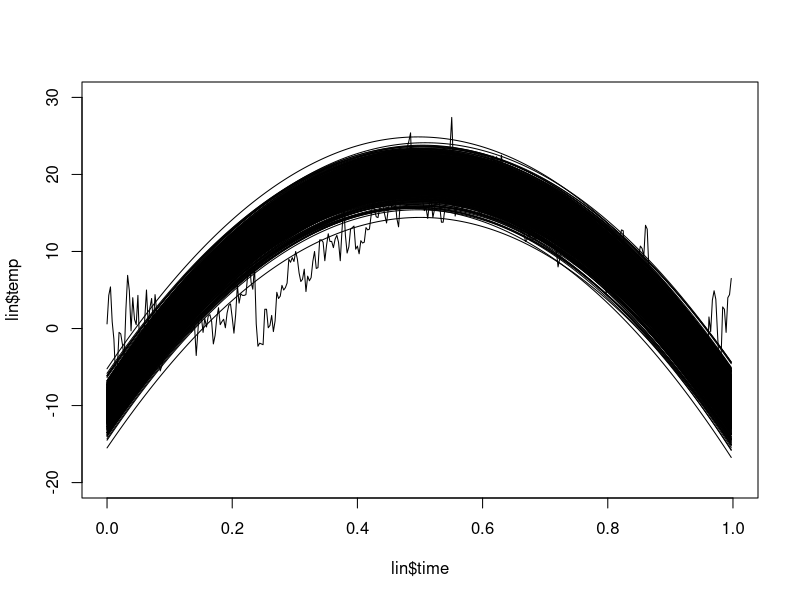
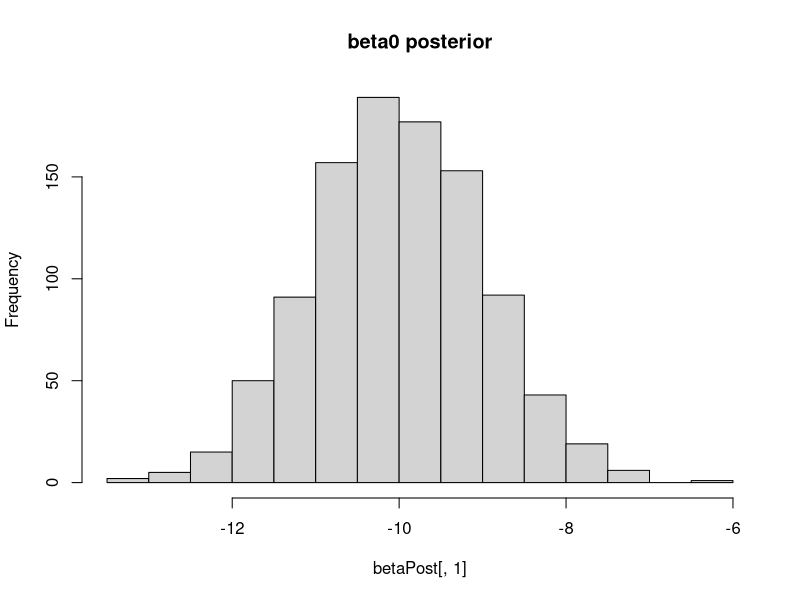
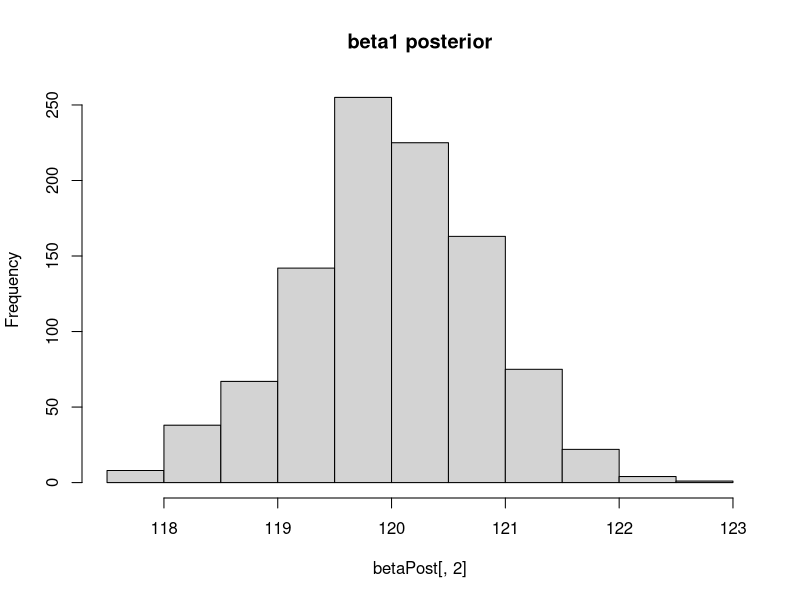
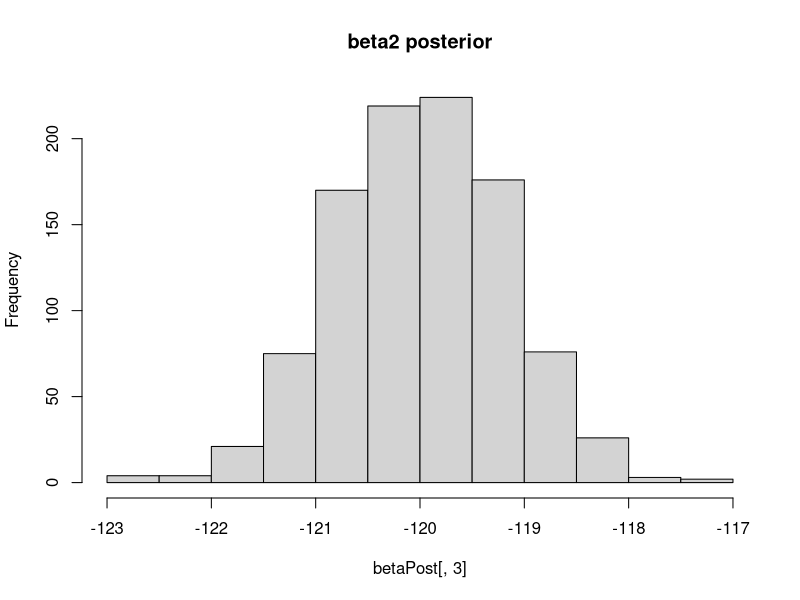
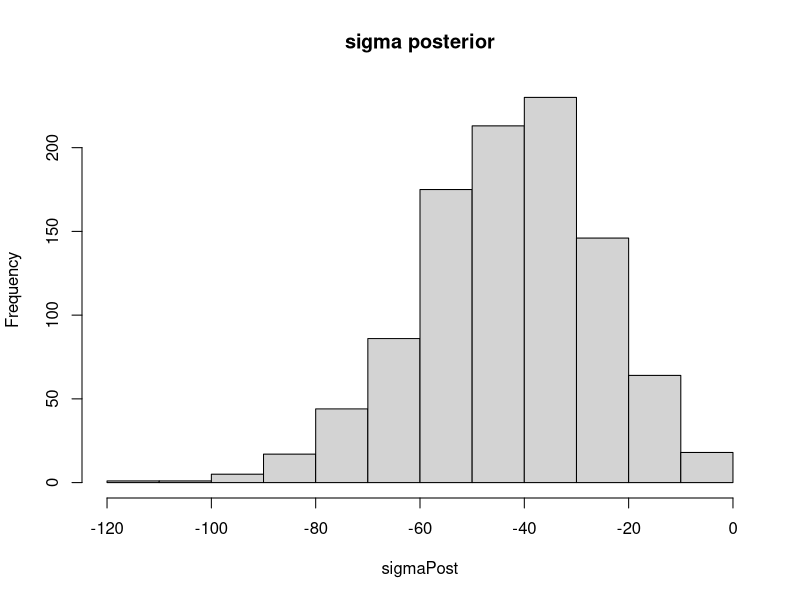
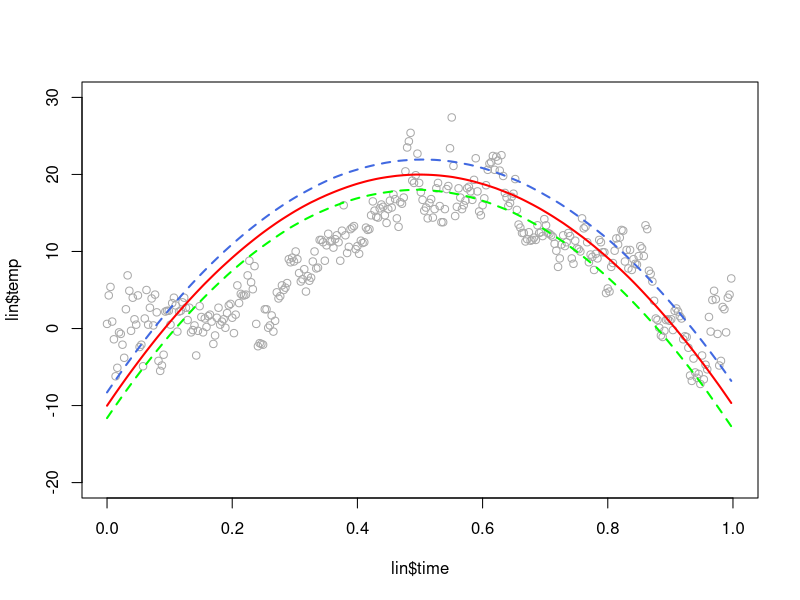
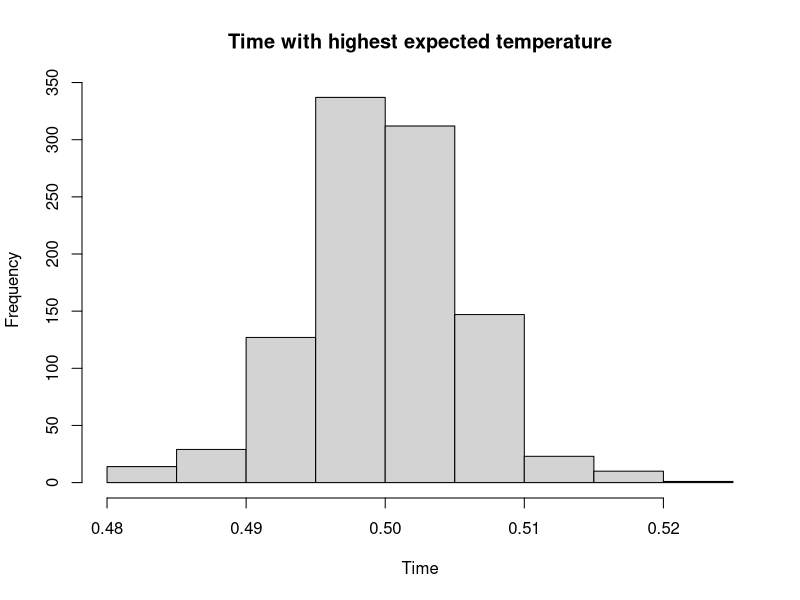
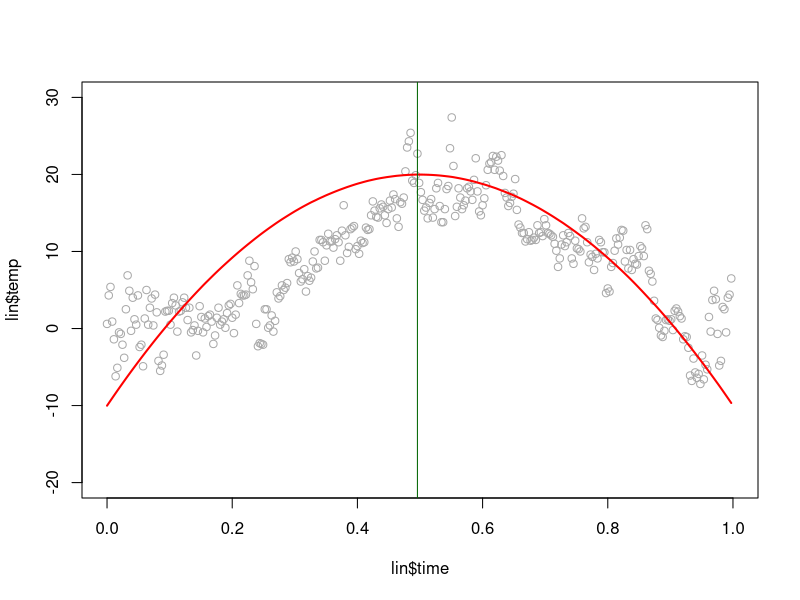

Write R code to recreate these figures, in order.
## ---- chunk 1
knitr::opts_chunk$set(echo = TRUE, message = FALSE, warning=FALSE, fig.width = 5, fig.height = 3, fig.align = 'center')
set.seed(12345)
## ---- chunk 2
library(coda)
library(readxl)
library(mvtnorm)
library(tidyr)
library(knitr)
## ---- chunk 3
# loading the data
lin <- read_excel("Linkoping2022.xlsx")

women <- read.table('WomenAtWork.dat', header=TRUE)

## ---- chunk 4
# creating the time variable
lin$time <- as.numeric((as.Date(lin$datetime) - as.Date("2022-01-01"))/365)
## ---- chunk 5
set.seed(123456789)
# creating the variables
mu0 <- t(c(-10,120,-120))
omega0 <- diag(1, nrow=3,ncol=3)
v0 <- 150
sigma0 <- 1
n <- nrow(lin)

beta <- matrix(ncol=3, nrow=1000)
sigma <- matrix(ncol=1, nrow=1000)
for (i in 1:1000){
  sigma[i] <- (v0*sigma0)/rchisq(1,v0) # joint prior for sigma

  beta[i,] <- rmvnorm(1,mean=mu0,sigma[i]*solve(omega0)) # joint prior for beta
}

## ---- chunk 6
# regression curves 

reg_matrix <- matrix(ncol=nrow(lin), nrow=1000)

for (i in 1:1000){
  
  reg_matrix[i,] <- beta[i,1] + beta[i,2] *lin$time + beta[i,3]*lin$time^2 + rnorm(1,0,sigma[i])
  
}


plot(lin$temp, x=lin$time, type='l', xlim=c(0,1),ylim=c(-20,30))
for (i in 1:1000){
  lines(x=lin$time,y=reg_matrix[i,])
}
## ---- chunk 7
# creating empty matrices for posteriors
betaPost <- matrix(ncol = 3, nrow = 1000)
sigmaPost <- matrix(ncol = 1, nrow = 1000)

mu_n <- matrix(ncol = 1, nrow = 1000)

# X matrix
X_mat <- matrix(c(rep(1, 365), lin$time, lin$time^2), ncol = 3)

# X'X
xTx <- t(X_mat) %*% X_mat

# y matrix
y_mat <- matrix(lin$temp)

# y'y
yTy <- t(y_mat) %*% y_mat


omega_n <- xTx + omega0 # beta posterior variance
v_n <- v0 + n # sigma posterior mean

for (i in 1:1000){
  
  mu_n <- solve(xTx + omega0) %*% (xTx %*% beta[i,] + omega0 %*% t(mu0)) # beta posterior mean
  
  vSigma_n <- v0 * sigma0 + (yTy + mu0 %*% omega0 %*% t(mu0)) - (t(mu_n) %*% omega_n %*% mu_n) # df, sigma posterior
  
  sigmaPost[i] <- (vSigma_n) / rchisq(1, v_n) # joint sigma posterior distribution
  
  betaPost[i,] <- rmvnorm(1, mu_n, sigma = sigmaPost[i]*solve(omega_n)) # joint beta posterior distribution
}

## ---- chunk 8
hist(betaPost[,1], main = "beta0 posterior"); hist(betaPost[,2], main = "beta1 posterior"); hist(betaPost[,3], main = "beta2 posterior"); hist(sigmaPost, main = "sigma posterior")
## ---- chunk 9
# calculate posterior

regressionPost <- matrix(ncol=nrow(lin), nrow=1000)

for (i in 1:1000){
  
  regressionPost[i,] <- betaPost[i,1] + betaPost[i,2] *lin$time + betaPost[i,3]*lin$time^2
  
}

# posterior median
medianPost <- c()

for(i in 1:365){
  
  medianPost[i] <- median(regressionPost[,i])
  
}

# eqti
eqtiPost <- matrix(nrow = 365, ncol = 2)

for(i in 1:365){
  
  eqtiPost[i,1] <- quantile(regressionPost[,i], c(0.05, 0.95))[1]
  eqtiPost[i,2] <- quantile(regressionPost[,i], c(0.05, 0.95))[2]
}
## ---- chunk 10
plot(lin$temp, x=lin$time, xlim=c(0,1),ylim=c(-20,30), col = "darkgrey") # scatter plot of temperature data
lines(x=lin$time,y=medianPost, col = "red", lwd = 2) # curve for posterior median of regression function
lines(x = lin$time, y = eqtiPost[,1], col = "green", lwd = 2, lty = "dashed") # curve for the lower quantile
lines(x = lin$time, y = eqtiPost[,2], col = "royalblue", lwd = 2, lty = "dashed") # curve for the upper quantile
## ---- chunk 11
derivPost <- matrix(ncol = 1, nrow = 1000)

for(i in 1:1000){
  derivPost[i,] <- lin$time[which.min(abs(betaPost[i,2] + 2*betaPost[i,3]*lin$time))] # calculate derivative for each day
}

hist(derivPost, main = "Time with highest expected temperature", xlab = "Time") # posterior distribution of highest expected temperature
plot(lin$temp, x=lin$time, xlim=c(0,1),ylim=c(-20,30), col = "darkgrey"); lines(x=lin$time,y=medianPost, col = "red", lwd = 2)

derivMax <- max(table(derivPost)) # the day (i.e. element) that has derivative closest to zero

abline(v = lin$time[derivMax], col = "darkgreen") # derivative closest to zero according to each day
## ---- chunk 12

set.seed(123456789)
# creating the variables
mu0 <- t(c(-5,120,-120,0,0,0,0,0,0,0,0)) # choosing zero as mu_0 values for mean of priors of beta of a higher order to get the parameters close to 0

omega0 <- diag(c(1,1,1,rep(1000,8)), nrow=11,ncol=11) # picking high values of omega to get lower variance of the pior(more certain that these parameters are 0 to reduce overfittning)
v0 <- 150
sigma0 <- 1
n <- nrow(lin)

beta <- matrix(ncol=11, nrow=1000)
sigma <- matrix(ncol=1, nrow=1000)

reg_matrix <- matrix(ncol=nrow(lin), nrow=1000)


for (i in 1:1000){
  
  sigma[i] <- (v0*sigma0)/rchisq(1,v0) # joint prior for sigma

  beta[i,] <- rmvnorm(1,mean=mu0,sigma[i]*solve(omega0)) # joint prior for beta

  
  reg_matrix[i,] <- beta[i,1] + beta[i,2] *lin$time + beta[i,3]*lin$time^2 + beta[i,4]*lin$time^3 +
     beta[i,5]*lin$time^4 + beta[i,6]*lin$time^5 + beta[i,7]*lin$time^6 + beta[i,8]*lin$time^7 +
    beta[i,9]*lin$time^8 + beta[i,10]*lin$time^9 + beta[i,11]*lin$time^10 +rnorm(1,0,sigma[i])
  
}

plot(lin$temp, x=lin$time, type='l', xlim=c(0,1),ylim=c(-10,40))
for (i in 1:1000){
  lines(x=lin$time,y=reg_matrix[i,])
}

## ---- chunk 13

knitr::kable(
  data.frame(
    Variable = c("Work", "Constant", "HusbandInc", "EducYears", "ExpYears", "Age", "NSmallChild", "NBigChild"),
    `Data type` = c("Binary", "1", "Numeric", "Counts", "Counts", "Counts", "Counts", "Counts"),
    Meaning = c("Whether or not the woman works", "Constant to the intercept", "Husband's income", "Years of education", "Years of experience", "Age", "Number of children $\\leq$ 6 years in household", "Number of children > 6 years in household"),
    Role = c("Response y", "Feature", "Feature", "Feature", "Feature", "Feature", "Feature", "Feature")
  ),
  align = c("l", "c", "l", "l"),
  caption = "Variable Information"
)
## ---- chunk 14
# picking out the variables from the data
y <- women$Work
X <- women[,-1]

# for comparison
glmModel<- glm(Work ~ 0 + ., data = women, family = binomial) 

logisticpost <- function(betas,y,X,tau){
  
  B_prior <- dmvnorm(betas,rep(0,7),diag(tau ^ 2,7), log=TRUE)
  
  linpred <- as.matrix(X)%*%betas
  loglik <- sum( linpred*y - log(1 + exp(linpred)) )
  if (abs(loglik) == Inf) loglik = -20000;
  
  B_prior+loglik
}

tau <- 2


betas <- rep(0,7)



OptimRes <- optim(betas,logisticpost,gr=NULL,y,X,tau,method=c("BFGS"),control=list(fnscale=-1),hessian=TRUE)



# Printing the results to the screen
names(OptimRes$par) <- names(X) # Naming the coefficient by covariates
approxPostStd <- sqrt(diag(solve(-OptimRes$hessian))) # Computing approximate standard deviations.
names(approxPostStd) <-  names(X) # Naming the coefficient by covariates
print('The posterior mode is:')
print(OptimRes$par)

print('GLM coefficients')
print(glmModel$coefficients)

print('The approximate posterior standard deviation is:')
print(approxPostStd)

## ---- chunk 15
# values for the woman to predict if she works or not
x_woman <- matrix(c(1,18,11,7,40,1,1),1,7)
woman_pred <- c()

for (i in 1:1000){
  # simulating 1000 different betas from multivariate normal dist with  beta_tilde and inverese of the hessian
  betass <- rmvnorm(1,OptimRes$par,solve(-OptimRes$hessian))
  woman_pred[i] <- 1- (exp(x_woman%*%t(betass))/((1+exp(x_woman%*%t(betass)))))
  
}



## ---- chunk 16
hist(woman_pred)
